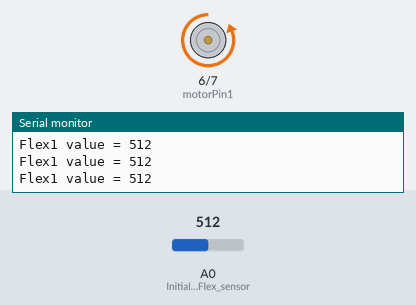
Simulated run of this sketch. Board: Arduino Uno, built with avr-gcc and run on an emulated ATmega328P. Shown: motor-driver pin pairs drawn as motors (green arrow = first pin HIGH = forward, orange = second pin HIGH = backward, longer = more drive), the last lines printed to the serial monitor. Inputs (shaded band) come from the test bench; at power-on: A0 (Initializing_Flex_sensor) = 512.

Above: at 1.2 s.
1.3 s: A0 (Initializing_Flex_sensor) set to 211
4.3 s: A0 (Initializing_Flex_sensor) set to 188
At 5.2 s:
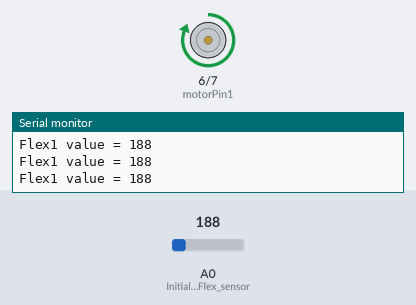
5.8 s: A0 (Initializing_Flex_sensor) set to 210
At 6.9 s:
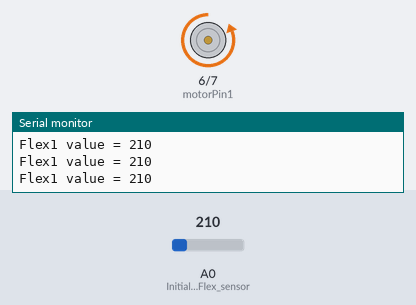
8.8 s: A0 (Initializing_Flex_sensor) set to 190
At 9.2 s:
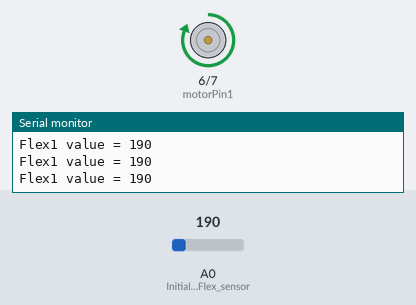
Timing chart, 0 to 11.8 s (numbered marks = the images above; inputs shaded):
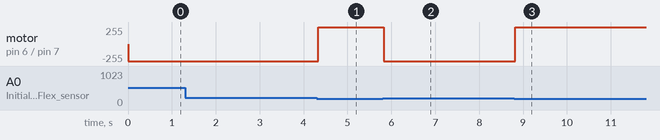

The sketch:

Hbridge-w-sensor.ino
```cpp
// Define the pin numbers
int motorPin1 = 6;
int motorPin2 = 7;
const int flex1 = A0;
unsigned long lastMillis = 0;

void setup() {
  Serial.begin (9600); // Begin Function

  // Set the pin modes of the above IO pins to OUTPUT
  pinMode(motorPin1, OUTPUT);
  pinMode(motorPin2, OUTPUT);
  pinMode (A0,INPUT); // Initializing Flex sensor as input
}

void loop() {

  int temp1 = analogRead (A0); // Reading sensor values
  Serial.print ("Flex1 value = ");
  Serial.println (temp1); // Printing Sensor value on Serial monitor

  if (temp1>200) {
  // Turn the motor in one direction
  digitalWrite(motorPin1, LOW); //close
  digitalWrite(motorPin2, HIGH);

  }

  else{

  digitalWrite(motorPin1, HIGH); //open
  digitalWrite(motorPin2, LOW);

  // publish a message roughly every 5 seconds.
  if (millis() - lastMillis > 5000) {
    lastMillis = millis();

    }
  }
}
```

Measured:
- the behaviour switches between 201 and 200 on A0 (Initializing_Flex_sensor) (found by bisection; images 0 and 1)
- after the input at 4.3 s, motor on pin 6 (motorPin1) / pin 7 (motorPin2): backward 255/255 → forward 255/255 at once
- after the input at 5.8 s, motor on pin 6 (motorPin1) / pin 7 (motorPin2): forward 255/255 → backward 255/255 at once
- after the input at 8.8 s, motor on pin 6 (motorPin1) / pin 7 (motorPin2): backward 255/255 → forward 255/255 at once
